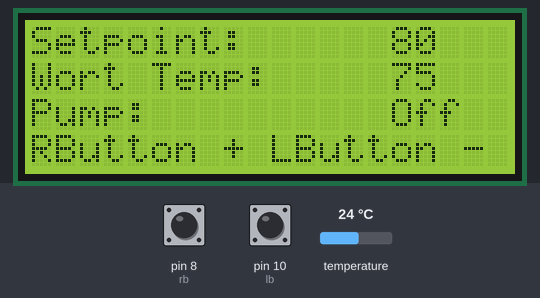
Simulated run of this sketch. Board: Arduino Uno, built with avr-gcc and run on an emulated ATmega328P. Parts: 20×4 character LCD. The inputs (shaded band) are chosen by the test bench; at power-on: temperature 24 °C, pin 8 (rb) HIGH, pin 10 (lb) HIGH.

Above: at 1.3 s.
1.4 s: temperature set to 28 °C
At 1.9 s:
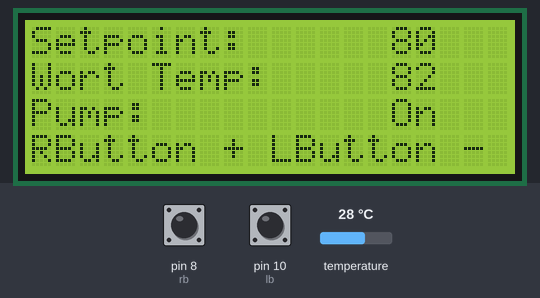
3.1 s: pin 8 (rb) pulled LOW for 3.2 s
At 7.5 s:
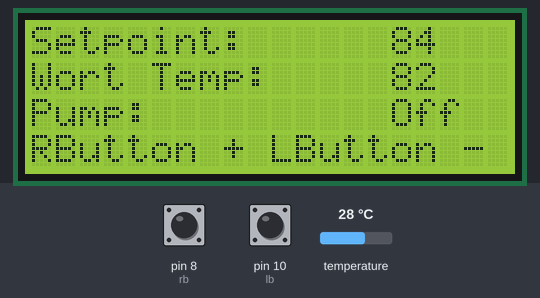
7.8 s: pin 10 (lb) pulled LOW for 3.2 s
At 11.6 s:
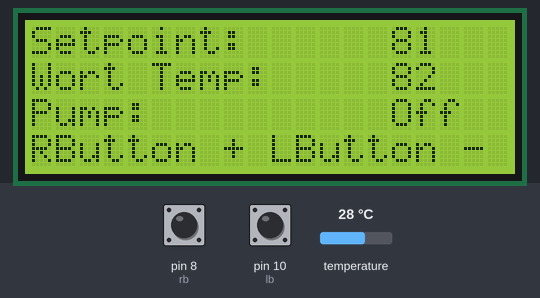
12.5 s: temperature set to 12 °C
At 13.5 s:
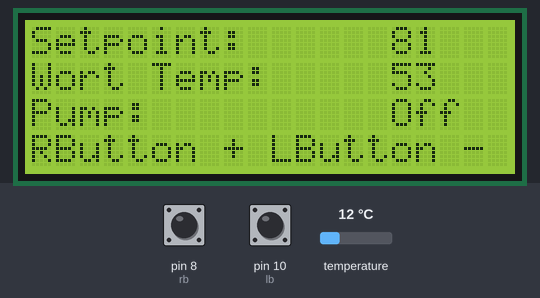
14.1 s: pin 8 (rb) pulled LOW for 1 s
16.6 s: temperature set to 19 °C
At 18.0 s:
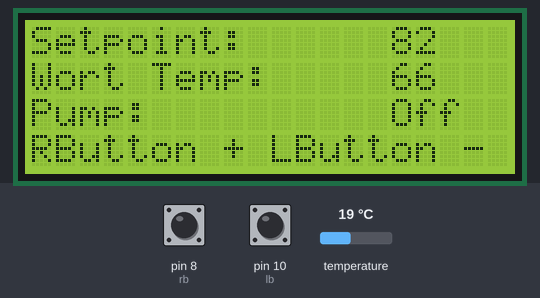
Timing chart, 0 to 19.2 s (numbered marks = the images above; inputs shaded):
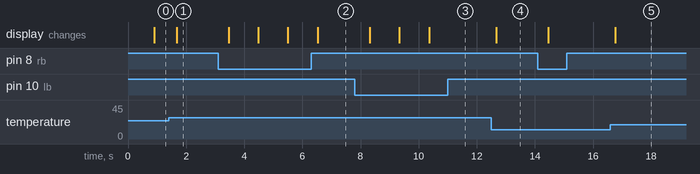

The sketch:

Temp_Controller.ino
```cpp
#include <Wire.h>
#include <LiquidCrystal_I2C.h>
#include <OneWire.h>
#include <DallasTemperature.h>

LiquidCrystal_I2C lcd(0x3F, 20, 4);
#define ONE_WIRE_BUS 11
OneWire oneWire(ONE_WIRE_BUS);
DallasTemperature sensors(&oneWire);

const int rb = 8; //Right Button
const int mb = 9; //Middle Button
const int lb = 10; //Left Button
int rbs = 0; // Right Button Count
int mbs = 0; // Middle Buton Count
int lbs = 0; // Left Button Count
const int r1 =  6; // Relay 1 Pump
const int r2 =  7; // Relay 2 for future use
int bt = 0; // Wort Temp
int sp = 80;  // Setpoint
bool c3 = false; // Pump Status
String ps =  "Off"; //Pump Status Variable for On/Off Text

void setup()
{
	sensors.begin();
	lcd.begin();
	lcd.backlight();
	lcd.setCursor(0,0);
  lcd.print("Setpoint: ");
  lcd.setCursor(15,0);
  lcd.print(sp);
  lcd.setCursor(0,1);
  lcd.print("Wort Temp: ");
  lcd.setCursor(15,1);
  lcd.print(bt);
  lcd.setCursor(0,2);
  lcd.print("Pump: ");
  lcd.setCursor(15,2);
  lcd.print(ps);
  lcd.setCursor(0,3);
  lcd.print("RButton + LButton -");
  pinMode(rb, INPUT_PULLUP);
  pinMode(mb, INPUT_PULLUP);
  pinMode(lb, INPUT_PULLUP);
  pinMode(r1, OUTPUT);
  pinMode(r2, OUTPUT);
}

void loop()
{
  //Read Temp and Display Wort Temp
  sensors.requestTemperatures();
  bt = sensors.getTempFByIndex(0);
  lcd.setCursor(15,1);
  lcd.print(bt);

  //Read Buttons and Change Setpoint if Pushed
  rbs = digitalRead(rb);
  if (rbs == LOW) {
    delay(250);
    sp++;
    lcd.setCursor(15,0);
    lcd.print(sp);
  }
  /*mbs = digitalRead(mb);
  if (mbs == LOW) {
    delay(500);
    c3 = !c3;
    if (c3 == 0){
      ps = "Off";
    }
    else if (c3 == 1){
      ps = "On ";
    }
    lcd.setCursor(15,2);
    lcd.print(ps);
  }
  */
  lbs = digitalRead(lb);
  if (lbs == LOW) {
    delay(250);
    sp--;
    lcd.setCursor(15,0);
    lcd.print(sp);
  }

  //Bring On or Shut Off Pump On Temp
  if (bt > (sp+1)){
    digitalWrite(r1,LOW);
    lcd.setCursor(15,2);
    lcd.print("On ");
  }
  else if (bt < (sp-1)){
    digitalWrite(r1,HIGH);
    lcd.setCursor(15,2);
    lcd.print("Off");
  }


}
```

Measured:
- after the input at 1.4 s, the display: changes after 0.27 s (image 1)
- after the input at 3.1 s, the display: first changes after 0.37 s (image 2 shows a later state)
- after the input at 7.8 s, the display: first changes after 0.52 s (image 3 shows a later state)
- after the input at 12.5 s, the display: changes after 0.16 s (image 4)
- after the input at 16.6 s, the display: changes after 0.17 s (image 5)
